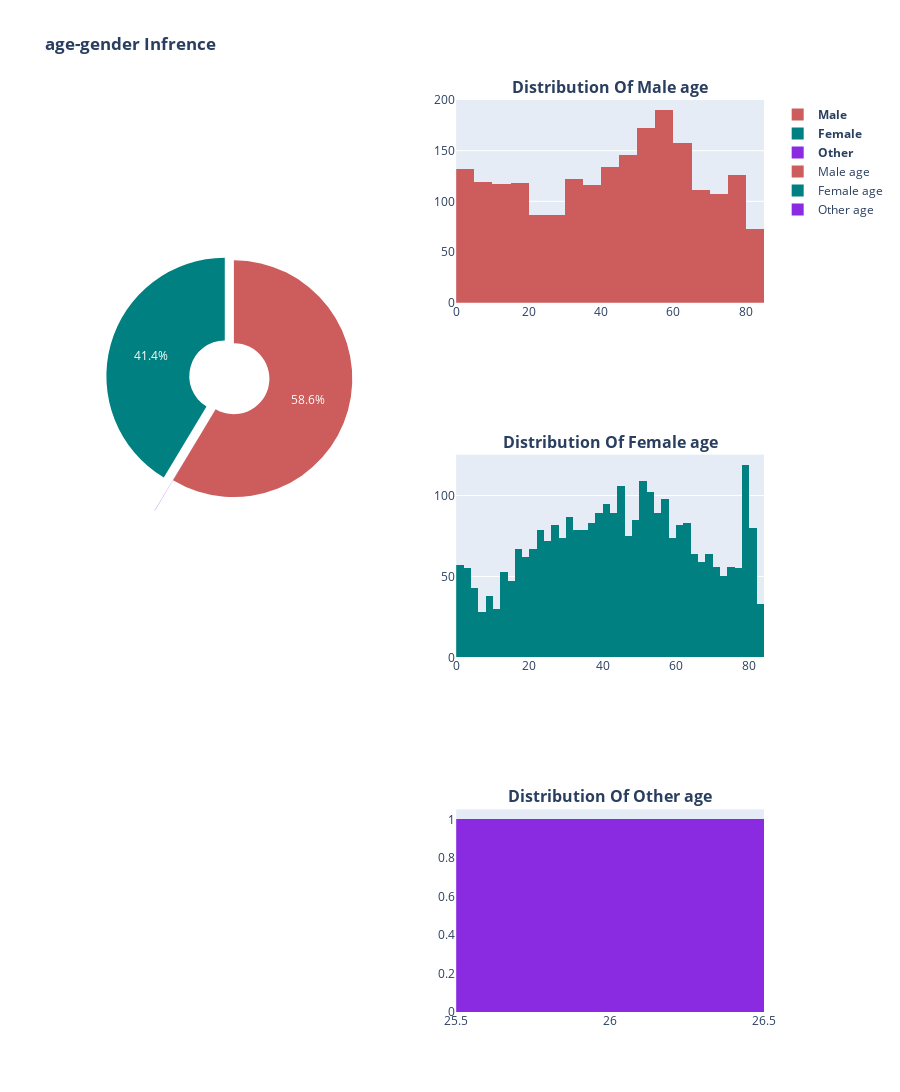
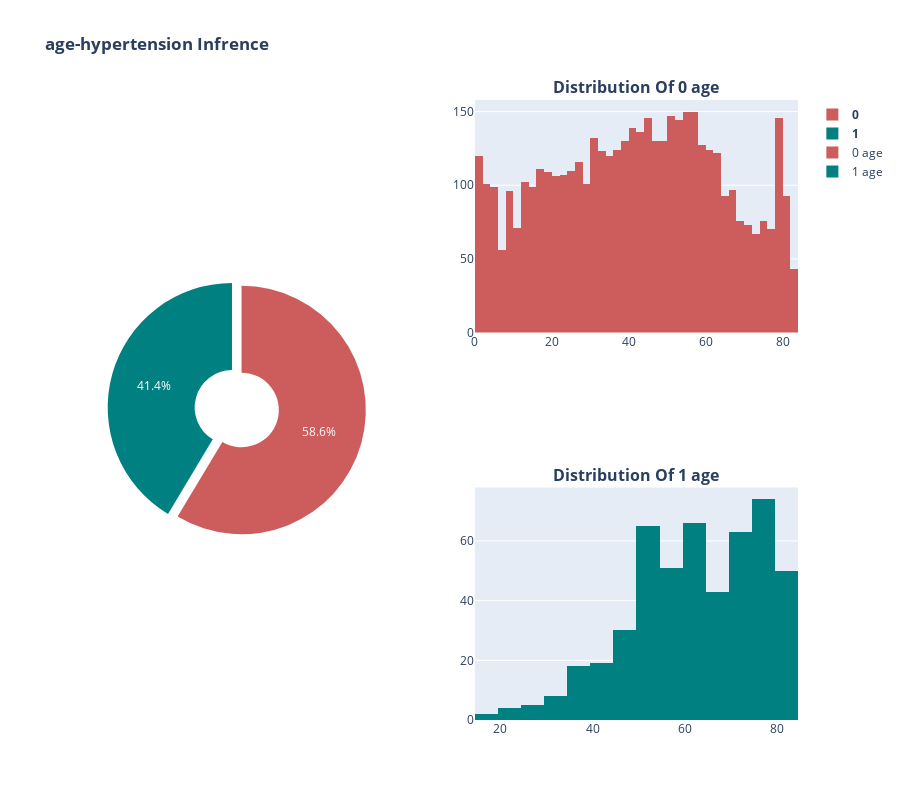
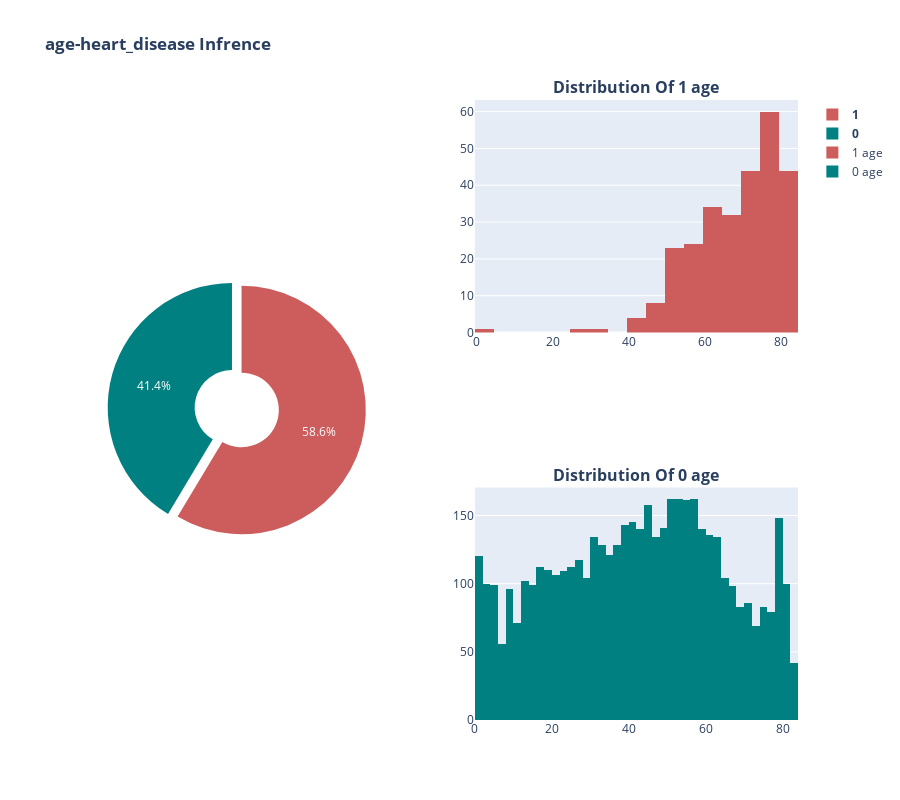
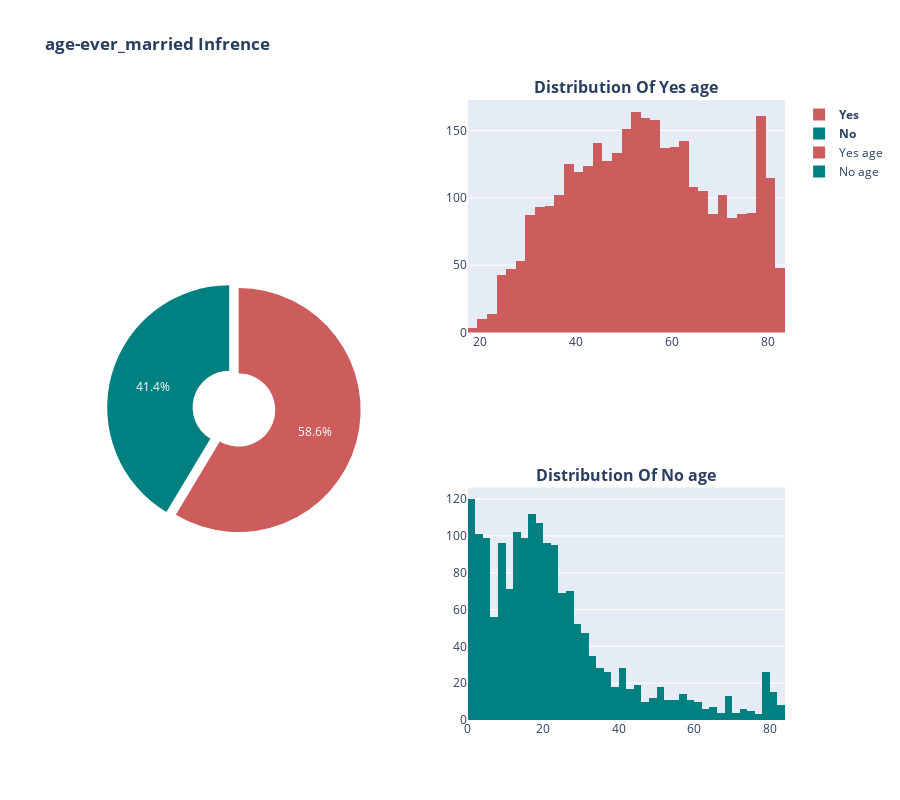

Notebook cell for these charts, in order:
### Code cell
for num in numerical:
    showRelationshipBetweenNumericalAndCategorical(df, categDf, uniqueValuesCateg, num)

### Figure 1 — Plotly figure (JSON) as saved in the notebook; plotly's stock layout.template omitted (floating-point values rounded to 4 significant figures; data arrays with more than 128 entries replaced by an {"elided": "..."} marker saying what was removed)
{"data": [{"domain": {"x": [0, 0.45], "y": [0.3889, 1]}, "hole": 0.3, "labels": ["<b>Male<b>", "<b>Female<b>", "<b>Other<b>"], "marker": {"colors": ["indianred", "teal", "blueviolet"]}, "pull": [0, 0.08, 0.3], "textposition": "inside", "type": "pie", "values": [2994, 2115, 1]}, {"marker": {"color": "indianred"}, "name": "Male age", "type": "histogram", "x": {"elided": "2115 float values"}, "xaxis": "x", "yaxis": "y"}, {"marker": {"color": "teal"}, "name": "Female age", "type": "histogram", "x": {"elided": "2994 float values"}, "xaxis": "x2", "yaxis": "y2"}, {"marker": {"color": "blueviolet"}, "name": "Other age", "type": "histogram", "x": [26], "xaxis": "x3", "yaxis": "y3"}], "layout": {"annotations": [{"font": {"size": 16}, "showarrow": false, "text": "<b>Distribution Of Male age<b>", "x": 0.775, "xanchor": "center", "xref": "paper", "y": 1, "yanchor": "bottom", "yref": "paper"}, {"font": {"size": 16}, "showarrow": false, "text": "<b>Distribution Of Female age<b>", "x": 0.775, "xanchor": "center", "xref": "paper", "y": 0.6111, "yanchor": "bottom", "yref": "paper"}, {"font": {"size": 16}, "showarrow": false, "text": "<b>Distribution Of Other age<b>", "x": 0.775, "xanchor": "center", "xref": "paper", "y": 0.2222, "yanchor": "bottom", "yref": "paper"}], "height": 1200, "showlegend": true, "title": {"text": "<b>age-gender Infrence<b>"}, "xaxis": {"anchor": "y", "domain": [0.55, 1]}, "xaxis2": {"anchor": "y2", "domain": [0.55, 1]}, "xaxis3": {"anchor": "y3", "domain": [0.55, 1]}, "yaxis": {"anchor": "x", "domain": [0.7778, 1]}, "yaxis2": {"anchor": "x2", "domain": [0.3889, 0.6111]}, "yaxis3": {"anchor": "x3", "domain": [0, 0.2222]}}}

### Figure 2 — Plotly figure (JSON) as saved in the notebook; plotly's stock layout.template omitted (floating-point values rounded to 4 significant figures; data arrays with more than 128 entries replaced by an {"elided": "..."} marker saying what was removed)
{"data": [{"domain": {"x": [0, 0.45], "y": [0, 1]}, "hole": 0.3, "labels": ["<b>0<b>", "<b>1<b>"], "marker": {"colors": ["indianred", "teal", "blueviolet"]}, "pull": [0, 0.08, 0.3], "textposition": "inside", "type": "pie", "values": [2994, 2115, 1]}, {"marker": {"color": "indianred"}, "name": "0 age", "type": "histogram", "x": {"elided": "4612 float values"}, "xaxis": "x", "yaxis": "y"}, {"marker": {"color": "teal"}, "name": "1 age", "type": "histogram", "x": {"elided": "498 int values"}, "xaxis": "x2", "yaxis": "y2"}], "layout": {"annotations": [{"font": {"size": 16}, "showarrow": false, "text": "<b>Distribution Of 0 age<b>", "x": 0.775, "xanchor": "center", "xref": "paper", "y": 1, "yanchor": "bottom", "yref": "paper"}, {"font": {"size": 16}, "showarrow": false, "text": "<b>Distribution Of 1 age<b>", "x": 0.775, "xanchor": "center", "xref": "paper", "y": 0.375, "yanchor": "bottom", "yref": "paper"}], "height": 800, "showlegend": true, "title": {"text": "<b>age-hypertension Infrence<b>"}, "xaxis": {"anchor": "y", "domain": [0.55, 1]}, "xaxis2": {"anchor": "y2", "domain": [0.55, 1]}, "yaxis": {"anchor": "x", "domain": [0.625, 1]}, "yaxis2": {"anchor": "x2", "domain": [0, 0.375]}}}

### Figure 3 — Plotly figure (JSON) as saved in the notebook; plotly's stock layout.template omitted (floating-point values rounded to 4 significant figures; data arrays with more than 128 entries replaced by an {"elided": "..."} marker saying what was removed)
{"data": [{"domain": {"x": [0, 0.45], "y": [0, 1]}, "hole": 0.3, "labels": ["<b>1<b>", "<b>0<b>"], "marker": {"colors": ["indianred", "teal", "blueviolet"]}, "pull": [0, 0.08, 0.3], "textposition": "inside", "type": "pie", "values": [2994, 2115, 1]}, {"marker": {"color": "indianred"}, "name": "1 age", "type": "histogram", "x": {"elided": "276 int values"}, "xaxis": "x", "yaxis": "y"}, {"marker": {"color": "teal"}, "name": "0 age", "type": "histogram", "x": {"elided": "4834 float values"}, "xaxis": "x2", "yaxis": "y2"}], "layout": {"annotations": [{"font": {"size": 16}, "showarrow": false, "text": "<b>Distribution Of 1 age<b>", "x": 0.775, "xanchor": "center", "xref": "paper", "y": 1, "yanchor": "bottom", "yref": "paper"}, {"font": {"size": 16}, "showarrow": false, "text": "<b>Distribution Of 0 age<b>", "x": 0.775, "xanchor": "center", "xref": "paper", "y": 0.375, "yanchor": "bottom", "yref": "paper"}], "height": 800, "showlegend": true, "title": {"text": "<b>age-heart_disease Infrence<b>"}, "xaxis": {"anchor": "y", "domain": [0.55, 1]}, "xaxis2": {"anchor": "y2", "domain": [0.55, 1]}, "yaxis": {"anchor": "x", "domain": [0.625, 1]}, "yaxis2": {"anchor": "x2", "domain": [0, 0.375]}}}

### Figure 4 — Plotly figure (JSON) as saved in the notebook; plotly's stock layout.template omitted (floating-point values rounded to 4 significant figures; data arrays with more than 128 entries replaced by an {"elided": "..."} marker saying what was removed)
{"data": [{"domain": {"x": [0, 0.45], "y": [0, 1]}, "hole": 0.3, "labels": ["<b>Yes<b>", "<b>No<b>"], "marker": {"colors": ["indianred", "teal", "blueviolet"]}, "pull": [0, 0.08, 0.3], "textposition": "inside", "type": "pie", "values": [2994, 2115, 1]}, {"marker": {"color": "indianred"}, "name": "Yes age", "type": "histogram", "x": {"elided": "3353 int values"}, "xaxis": "x", "yaxis": "y"}, {"marker": {"color": "teal"}, "name": "No age", "type": "histogram", "x": {"elided": "1757 float values"}, "xaxis": "x2", "yaxis": "y2"}], "layout": {"annotations": [{"font": {"size": 16}, "showarrow": false, "text": "<b>Distribution Of Yes age<b>", "x": 0.775, "xanchor": "center", "xref": "paper", "y": 1, "yanchor": "bottom", "yref": "paper"}, {"font": {"size": 16}, "showarrow": false, "text": "<b>Distribution Of No age<b>", "x": 0.775, "xanchor": "center", "xref": "paper", "y": 0.375, "yanchor": "bottom", "yref": "paper"}], "height": 800, "showlegend": true, "title": {"text": "<b>age-ever_married Infrence<b>"}, "xaxis": {"anchor": "y", "domain": [0.55, 1]}, "xaxis2": {"anchor": "y2", "domain": [0.55, 1]}, "yaxis": {"anchor": "x", "domain": [0.625, 1]}, "yaxis2": {"anchor": "x2", "domain": [0, 0.375]}}}
